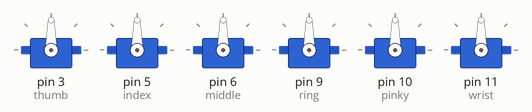
This sketch was run on a simulated Arduino Uno, built with avr-gcc and run on an emulated ATmega328P. Parts: 6 × servo.

Above: at 0.05 s.
At 2.75 s:
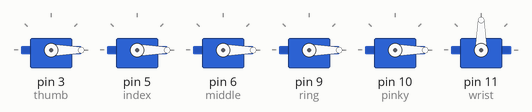
At 4.15 s:
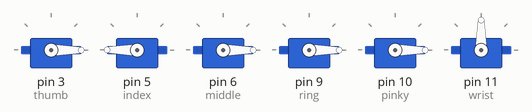
At 5.45 s:
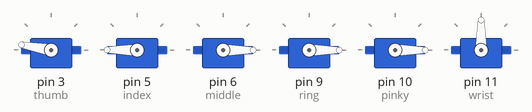
At 8.15 s:
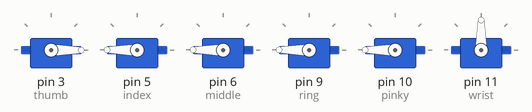
At 10.9 s:
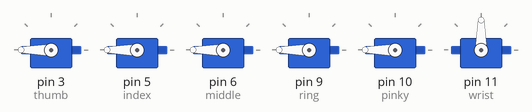
Timing chart, 0 to 14.2 s (numbered marks = the images above):
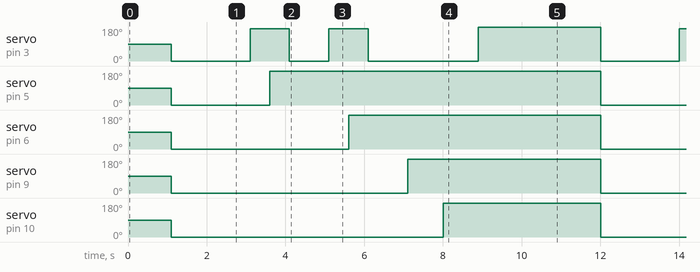

Measured:
- by itself, servo on pin 3 (thumb): repeats every 10.9 s: 170° 1.0 s, 0° 1.0 s, 170° 1.0 s, 0° 2.8 s, 180° 3.1 s, 0° 2.0 s
- by itself, servo on pin 5 (index): alternates 180° for 8.4 s and 0° for 2.5 s
- by itself, servo on pin 6 (middle): alternates 180° for 6.4 s and 0° for 4.5 s
- by itself, servo on pin 9 (ring): alternates 180° for 4.9 s and 0° for 6.0 s
- by itself, servo on pin 10 (pinky): alternates 180° for 4.0 s and 0° for 6.9 s

The sketch:

bionicArm.ino
```cpp
#include <Servo.h>
int thumb = 3;
int index = 5;
int middle = 6;
int ring = 9;
int pinky = 10;
int wrist = 11;
int emg = A0;
int CL =0;
float err;
Servo Servo1, Servo2, Servo3, Servo4, Servo5, Servo6 ;
void setup() {
  // put your setup code here, to run once:
  Serial.begin(9600);
  (emg,INPUT);
  Servo1.attach(thumb);
  Servo2.attach(index);
  Servo3.attach(middle);
  Servo4.attach(ring);
  Servo5.attach(pinky);
  Servo6.attach(wrist);

//  Servo1.write(180);
//  Servo5.write(180);
//  Servo2.write(180);
//  Servo3.write(180);
//  Servo4.write(180);
//  delay (3000);
   err = analogRead(emg);
}

void loop() {
  // put your main code here, to run repeatedly:
  // Servo3.write(0);
//  Servo6.write(180);
//  delay (1000);
//  Servo6.write(0);
//float sensorValue = analogRead(emg);
//Serial.println(sensorValue);
//   if(sensorValue > 600){
//     if( CL== 2){
//         openArm();
//        delay(2000);
//       CL =1;
//      }
//
//      else{
//        closeArm();
//        delay(2000);
//       CL =2;
//      }
//  }
//  else{
//
//  }
//
 // if(sensorValue > 590){
//    closeArm();
//  }
//
//    if(sensorValue > 500&&sensorValue < 550){
//   fcku();
//  }
//
//  else {
//    openArm();
//  }
  delay(100);
  delay (1000);
  closeArm();
  delay (2000);
  one();
  delay (1000);
  two();
  delay (1000);
  three();
  delay (900);
  four();
  delay (900);
  openArm();
  delay (2000);
}

void openArm() {
  Servo1.write(180);
  Servo2.write(180);
  Servo3.write(180);
  Servo4.write(180);
  Servo5.write(180);
}
void closeArm() {
  Servo1.write(0);
  Servo2.write(0);
  Servo3.write(0);
  Servo4.write(0);
  Servo5.write(0);
}
void gun() {
  Servo1.write(120);
  Servo2.write(120);
  Servo3.write(0);
  Servo4.write(0);
  Servo5.write(0);
}
void pointing() {
  Servo1.write(90);
  Servo2.write(180);
  Servo3.write(0);
  Servo4.write(0);
  Servo5.write(0);
}
void directing() {
  Servo1.write(0);
  Servo2.write(150);
  Servo3.write(0);
  Servo4.write(0);
  Servo5.write(0);
}
void phone() {
  for (int angle = 180; angle < 39; angle = -10 ) {
    Servo1.write(45);
    Servo2.write(40);
    Servo3.write(40);
    Servo4.write(40);
    Servo5.write(40);
  }
}
void four() {
  Servo1.write(0);
  Servo2.write(180);
  Servo3.write(180);
  Servo4.write(180);
  Servo5.write(180);
}
void three() {
  Servo1.write(0);
  Servo2.write(180);
  Servo3.write(180);
  Servo4.write(180);
  Servo5.write(0);
}
void two() {
  Servo1.write(170);
  delay (500);
  Servo2.write(180);
  Servo3.write(180);
  delay (500);
  Servo1.write(0);
  Servo4.write(0);
  Servo5.write(0);
}
void one() {
  Servo1.write(170);
  delay (500);
  Servo2.write(180);
  delay (500);
  Servo1.write(0);
  Servo3.write(0);
  Servo4.write(0);
  Servo5.write(0);
}
void spman() {
  Servo1.write(180);
  Servo2.write(180);
  Servo3.write(0);
  Servo4.write(0);
  Servo5.write(180);
}
void fcku() {
  Servo1.write(0);
  Servo2.write(0);
  Servo3.write(175);
  Servo4.write(0);
  Servo5.write(0);
}
void ok() {
  Servo1.write(10);
  Servo2.write(10);
  Servo3.write(80);
  Servo4.write(90);
  Servo5.write(100);
}
```
